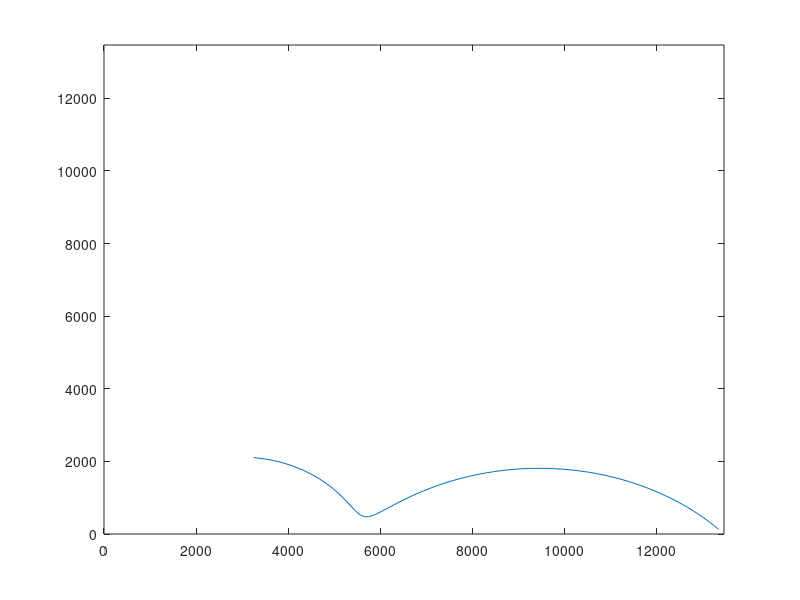

Here is the MATLAB script that generated this plot:
clear all
w = logspace(-1,6,100); %gamry max is 1MH

%IS sample information - s = 1/r = L/RA (S/cm)
L = 1.2; %cm - sample thickness
A = 0.007853982; %cm^2 - sample area
%Tc = [100:50:800]; %C - sample temperature
%Tk = Tc+273; %K - sample temperature

R_int_400 = 793.5; %ohm
R_gb_400 = 1.426e5; %ohm

rho_int_400 = R_int_400*.914/.076533; %ohm-cm
rho_gb_400 = R_gb_400*.914/.076533; %ohm-cm

R0 = 368.3; %ohm - system 'offset' resistance
R1 = 5.09e3; %ohm - R1 resistance
R2 = 8.01e3; %ohm - R2 resistance
%R3 = 5e2; %ohm - R3 resistance
Y1 = 1.00E-09; %F - C1 capacitance
Y2 = 9.74e-6; %F - C2 capacitance
%Y3 = 0; %F - C3 capacitance
a1 = .872; %
a2 = .54; %
%a3 = 0; %

%C1 = 4.1e-7; %F - C1 capacitance
%C2 = 1.2e-8; %F - C2 capacitance
%C3 = 20e-6; %F - C3 capacitance

%Z_RQ = R1./(1+w.^2*R1^2*C1^2)-(1i.*w*R1^2*C1)./(1+w.^2*R1^2*C1^2); %|| R-C Impedance
%Z_RQreal = real(Z_RQ); %Real impedance component
%Z_RQimg = imag(Z_RQ); %Imaginary impedance component

%Z_RRQ = R0 + R1./(1+w.^2*R1^2*C1^2)-(1i.*w*R1^2*C1)./(1+w.^2*R1^2*C1^2); %|| R-C Impedance
%Z_RRQreal = real(Z_RRQ); %Real impedance component
%Z_RRQimg = imag(Z_RRQ); %Imaginary impedance component
%%%%%%%%%%%%%%
ZA = 1./(1/R2+Y2.*(1i.*w).^a2);
ZB = 1./(1/R1+Y1.*(1i.*w).^a1);

Z_RRQRQ = R0 + ZA + ZB;
Z_RRQRQreal = real(Z_RRQRQ);
Z_RRQRQimg = imag(Z_RRQRQ);
%%%%%%%%%%%%%%
%Z_RRQRQRQ = R0 + 1./(1/R1+1i.*w*C1) + 1./(1/R2+1i.*w*C2) + 1./(1/R3+1i.*w*C3);
%Z_RRQRQRQreal = real(Z_RRQRQRQ);
%Z_RRQRQRQimg = imag(Z_RRQRQRQ);


figure(1)
%plot(Z_RQreal,-Z_RQimg,'s',Z_RRQreal,-Z_RRQimg,'o',Z_RRQRQreal,-Z_RRQRQimg,'*',Z_RRQRQRQreal,-Z_RRQRQRQimg,'v');
plot(Z_RRQRQreal,-Z_RRQRQimg,'-')
%legend('R_1--C','R_0--R_1C','R_0--R_1C_1--R_2C_2','R_0--R_1C_1--R_2C_2--R_3C_3','SouthWest');
%title('R_0 = 10\Omega, R_1 = 100\Omega, C_1 = 2\muF, R_2 = 200\Omega, C_2 = 2\muF');
%axis('equal')
axis([0 R0+R1+R2 0 R0+R1+R2])

%figure(2)
%plot(Z_RQreal,-Z_RQimg,'s',Z_RRQreal,-Z_RRQimg,'o',Z_RRQRQreal,-Z_RRQRQimg,'*',Z_RRQRQRQreal,-Z_RRQRQRQimg,'v');
%plot(Z_RRQRQreal,-Z_RRQRQimg)
%legend('R_1--C','R_0--R_1C','R_0--R_1C_1--R_2C_2','R_0--R_1C_1--R_2C_2--R_3C_3','SouthWest');
%title('R_0 = 10\Omega, R_1 = 100\Omega, C_1 = 2\muF, R_2 = 200\Omega, C_2 = 2\muF');
%axis('equal')
%axis([0 2000 0 2000])

%Rtot = R1 + R2; %ohm - Total resistance
%Rint = R1; %ohm - grain interior resistance
%Rgb = R2; %ohm - grain boundary resistance
%Cint = C1; %F - grain interior capacitance 
%Cgb = C2; %F - gring boundary capacitance

%Stot = L/(Rtot*A); %S/m - total sample ionic conductivity
%Sint = L/(Rint*A); %S/m - grain interior ionic conductivity
%Sgb = Sint*(Rint*Cint/(Rgb*Cgb)); %S/m - grain boundary ionic conductivity